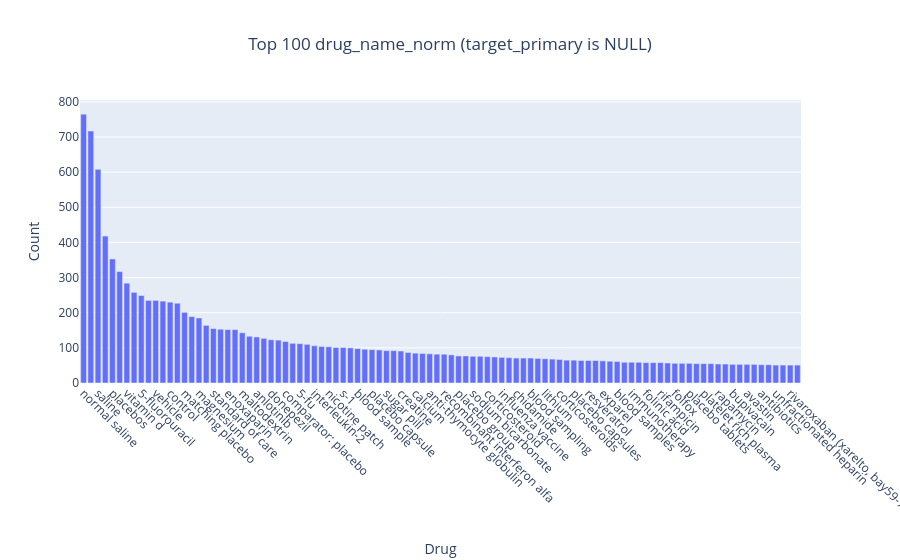

The cell this chart's notebook holds for it:
### Code cell
vc = output.loc[output['target_primary'].isna(), 'drug_name_norm'].value_counts().head(100).reset_index()
vc.columns = ['drug_name_norm', 'count']

fig = px.bar(vc, x='drug_name_norm', y='count', title='Top 100 drug_name_norm (target_primary is NULL)')
fig.update_layout(title_x=0.5, xaxis_title='Drug', yaxis_title='Count',xaxis_tickangle=45)
fig.show()

### Figure 1 — Plotly figure (JSON) as saved in the notebook; plotly's stock layout.template omitted (floating-point values rounded to 4 significant figures)
{"data": [{"hovertemplate": "drug_name_norm=%{x}<br>count=%{y}<extra></extra>", "legendgroup": "", "marker": {"color": "#636efa", "pattern": {"shape": ""}}, "name": "", "orientation": "v", "showlegend": false, "textposition": "auto", "type": "bar", "x": ["normal saline", "fludarabine", "saline", "chemotherapy", "placebos", "nab-paclitaxel", "vitamin d", "leucovorin", "5-fluorouracil", "leucovorin calcium", "vehicle", "probiotic", "control", "vitamin d3", "matching placebo", "apatinib", "magnesium", "placebo comparator", "standard of care", "sodium", "enoxaparin", "insulin", "maltodextrin", "vitamin c", "anlotinib", "folic acid", "donepezil", "n-acetylcysteine", "comparator: placebo", "g-csf", "5-fu", "liposomal bupivacaine", "interleukin-2", "saline solution", "nicotine patch", "pegylated liposomal doxorubicin", "s-1", "probiotics", "blood sample", "zinc", "placebo capsule", "curcumin", "sugar pill", "control group", "creatine", "nab paclitaxel", "calcium", "placebo control", "anti-thymocyte globulin", "alendronate", "recombinant interferon alfa", "placebo tablet", "placebo group", "placebo gel", "sodium bicarbonate", "ferrous", "corticosteroid", "mitomycin c", "influenza vaccine", "vitamin e", "chidamide", "hyaluronic acid", "blood sampling", "folfiri", "lithium", "glucose", "corticosteroids", "calcium carbonate", "placebo capsules", "gm-csf", "resveratrol", "rbv", "exparel", "rad001", "blood samples", "vehicle cream", "immunotherapy", "mesenchymal stem cells", "folinic acid", "water", "rifampicin", "botox", "folfox", "whey protein", "placebo tablets", "salbutamol", "platelet rich plasma", "acetylsalicylic acid", "rapamycin", "dextrose", "bupivacain", "lopinavir/ritonavir", "avastin", "fecal microbiota transplantation", "antibiotics", "pd-1 inhibitor", "unfractionated heparin", "erythropoietin", "rivaroxaban (xarelto, bay59-7939)", "isotonic saline"], "xaxis": "x", "y": [765, 717, 608, 418, 353, 317, 284, 258, 249, 235, 235, 233, 230, 227, 201, 189, 185, 164, 155, 153, 152, 152, 143, 133, 131, 127, 123, 122, 118, 113, 112, 110, 106, 104, 103, 101, 101, 100, 98, 96, 95, 94, 92, 92, 91, 87, 85, 84, 83, 82, 82, 80, 77, 77, 76, 76, 75, 74, 73, 72, 71, 71, 71, 70, 69, 68, 67, 65, 65, 64, 64, 64, 63, 62, 61, 59, 59, 59, 58, 58, 58, 57, 56, 56, 56, 55, 55, 55, 54, 54, 53, 53, 53, 53, 52, 52, 51, 51, 51, 51], "yaxis": "y"}], "layout": {"barmode": "relative", "legend": {"tracegroupgap": 0}, "title": {"text": "Top 100 drug_name_norm (target_primary is NULL)", "x": 0.5}, "xaxis": {"anchor": "y", "domain": [0, 1], "tickangle": 45, "title": {"text": "Drug"}}, "yaxis": {"anchor": "x", "domain": [0, 1], "title": {"text": "Count"}}}}
